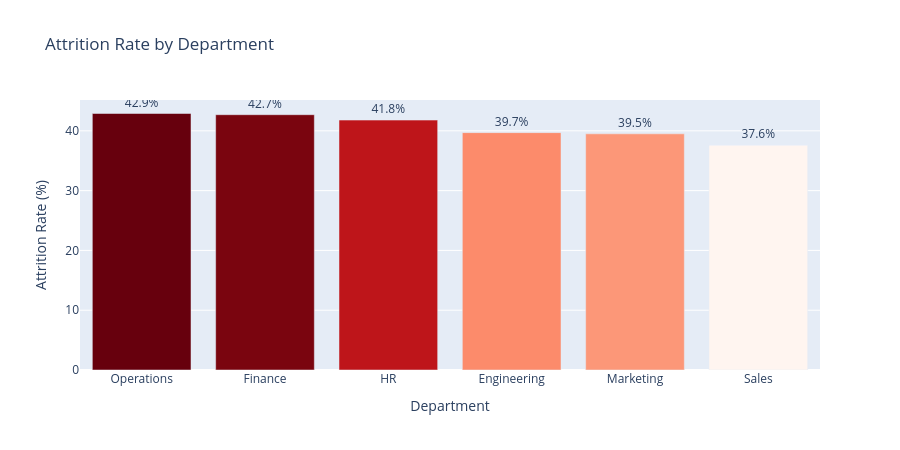

The code cell stored with this chart in its notebook:
### Markdown cell above
## Attrition Rate by Department

### Code cell
# Calculate attrition rate per department (mean of 0/1 = percentage who left)
dept_attrition = data.groupby('department')['attrition'].mean().mul(100).round(1).reset_index()
dept_attrition.columns = ['Department', 'Attrition Rate (%)']
dept_attrition = dept_attrition.sort_values('Attrition Rate (%)', ascending=False)

fig = px.bar(
    dept_attrition,
    x='Department',
    y='Attrition Rate (%)',
    text='Attrition Rate (%)',
    title='Attrition Rate by Department',
    color='Attrition Rate (%)',
    color_continuous_scale='Reds',
)

fig.update_traces(texttemplate='%{text}%', textposition='outside')
fig.update_layout(height=450, coloraxis_showscale=False)
fig.show()

### Figure 1 — Plotly figure (JSON) as saved in the notebook; plotly's stock layout.template omitted (floating-point values rounded to 4 significant figures)
{"data": [{"hovertemplate": "Department=%{x}<br>Attrition Rate (%)=%{marker.color}<extra></extra>", "legendgroup": "", "marker": {"color": [42.9, 42.7, 41.8, 39.7, 39.5, 37.6], "coloraxis": "coloraxis", "pattern": {"shape": ""}}, "name": "", "orientation": "v", "showlegend": false, "text": [42.9, 42.7, 41.8, 39.7, 39.5, 37.6], "textposition": "outside", "texttemplate": "%{text}%", "type": "bar", "x": ["Operations", "Finance", "HR", "Engineering", "Marketing", "Sales"], "xaxis": "x", "y": [42.9, 42.7, 41.8, 39.7, 39.5, 37.6], "yaxis": "y"}], "layout": {"barmode": "relative", "coloraxis": {"colorbar": {"title": {"text": "Attrition Rate (%)"}}, "colorscale": [[0, "rgb(255,245,240)"], [0.125, "rgb(254,224,210)"], [0.25, "rgb(252,187,161)"], [0.375, "rgb(252,146,114)"], [0.5, "rgb(251,106,74)"], [0.625, "rgb(239,59,44)"], [0.75, "rgb(203,24,29)"], [0.875, "rgb(165,15,21)"], [1, "rgb(103,0,13)"]], "showscale": false}, "height": 450, "legend": {"tracegroupgap": 0}, "title": {"text": "Attrition Rate by Department"}, "xaxis": {"anchor": "y", "domain": [0, 1], "title": {"text": "Department"}}, "yaxis": {"anchor": "x", "domain": [0, 1], "title": {"text": "Attrition Rate (%)"}}}}
